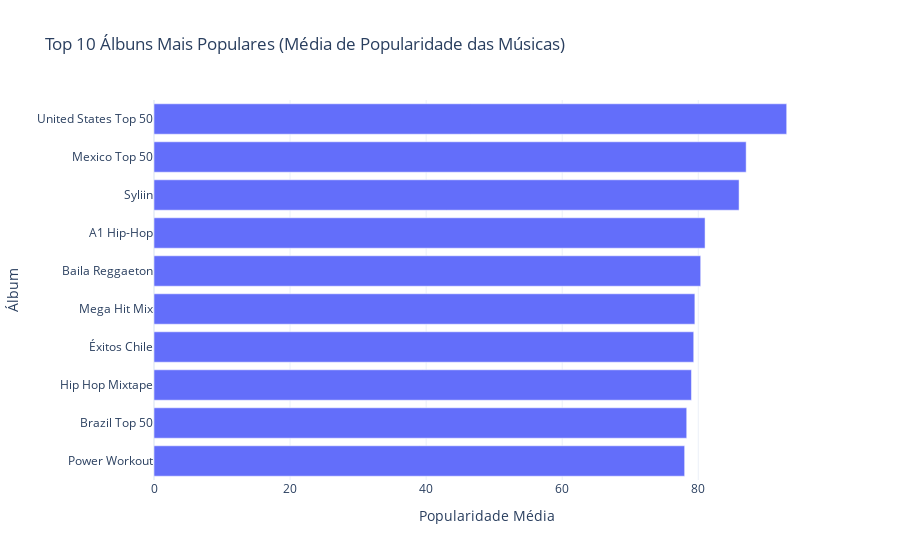

Source (notebook cell):
### Code cell
album_popularity = db_final.groupby('playlist')['popularity'].mean().reset_index()
top_albuns = album_popularity.sort_values('popularity', ascending=False).head(10)
fig = px.bar(
    top_albuns,
    x='popularity',
    y='playlist',
    orientation='h',
    title='Top 10 Álbuns Mais Populares (Média de Popularidade das Músicas) ',
    labels={'popularity': 'Popularidade Média', 'playlist': 'Álbum'},)

fig.update_yaxes(categoryorder='total ascending')
fig.update_layout(template='plotly_white')

fig.show()

### Figure 1 — Plotly figure (JSON) as saved in the notebook; plotly's stock layout.template omitted (floating-point values rounded to 4 significant figures)
{"data": [{"hovertemplate": "Popularidade Média=%{x}<br>Álbum=%{y}<extra></extra>", "legendgroup": "", "marker": {"color": "#636efa", "pattern": {"shape": ""}}, "name": "", "orientation": "h", "showlegend": false, "textposition": "auto", "type": "bar", "x": [93.0, 87.04, 86.0, 81.0, 80.36, 79.5, 79.33, 79.0, 78.3, 78.0], "xaxis": "x", "y": ["United States Top 50", "Mexico Top 50", "Syliin", "A1 Hip-Hop", "Baila Reggaeton", "Mega Hit Mix", "Éxitos Chile", "Hip Hop Mixtape", "Brazil Top 50", "Power Workout"], "yaxis": "y"}], "layout": {"barmode": "relative", "legend": {"tracegroupgap": 0}, "title": {"text": "Top 10 Álbuns Mais Populares (Média de Popularidade das Músicas) "}, "xaxis": {"anchor": "y", "domain": [0, 1], "title": {"text": "Popularidade Média"}}, "yaxis": {"anchor": "x", "categoryorder": "total ascending", "domain": [0, 1], "title": {"text": "Álbum"}}}}
